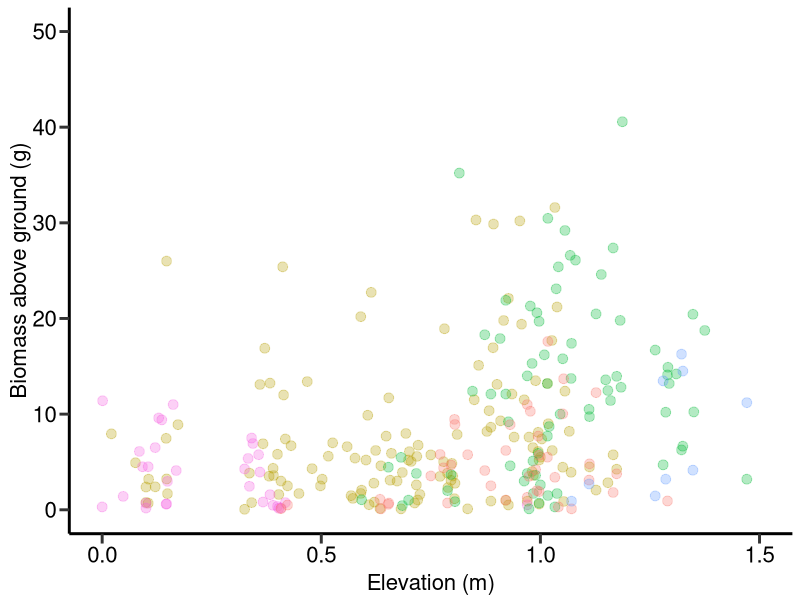
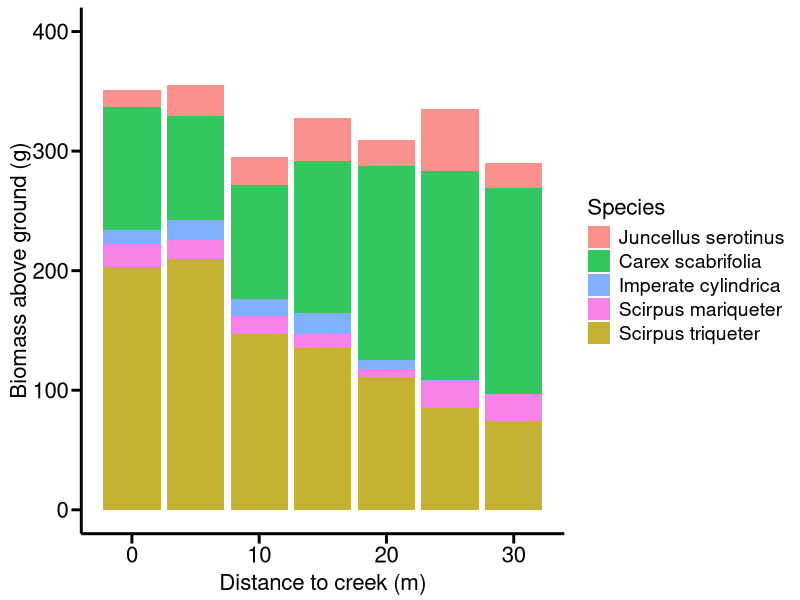
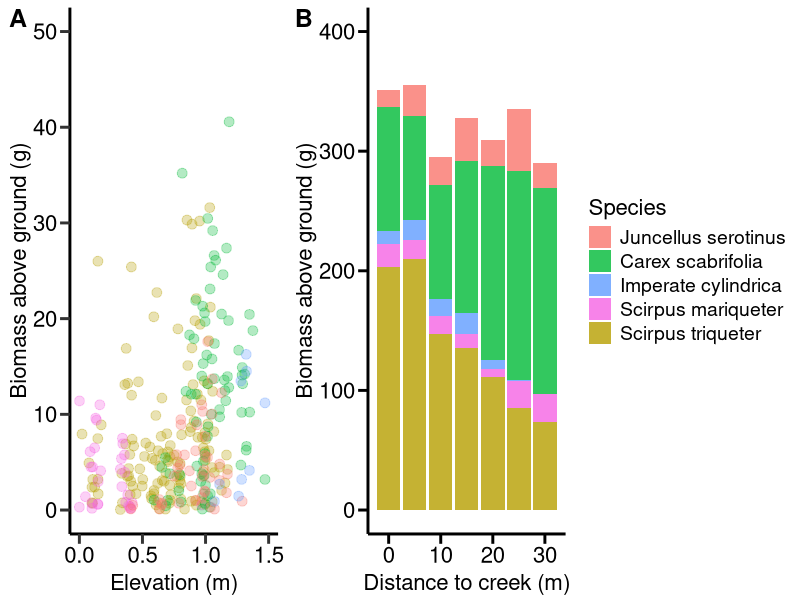

Here is the R script that generated these plots, in order:
rm(list=ls())
# 加载ggplot2包
library(ggplot2)
library(dplyr)
library(ggpubr)

cbPalette = c("#F8766D", "#00BA38", "#619CFF", "#F564E3","#B79F00", "#00BFC4")
textcol = cbPalette
shape_values = c(15:20)
alphadegree = 0.8
FS = 16

mytheme = theme(
  # legend.position = c(0.2, 0.765),       # 将图例放在右上角内侧
  legend.position = "right",       # 将图例放在右边外侧
  legend.title = element_text(size = FS),    # 设置图例标题字体大小
  legend.text = element_text(size = FS-2),
  panel.grid.major=element_line(colour=NA),
  panel.grid.minor = element_blank(),
  panel.background = element_blank(),
  axis.line = element_line(size = 1),    # 修改x轴和y轴的线条粗细
  axis.ticks = element_line(size = 1),   # 修改刻度线的粗细
  axis.ticks.length = unit(0.25, "cm"),
  axis.title.x = element_text(size = FS,vjust = 0.5),
  axis.title.y = element_text(size = FS,vjust = 0.5),
  axis.text.x = element_text(size = FS,color='black'),
  axis.text.y = element_text(size = FS,color='black'),
  strip.text.x = element_text(size = FS,face="bold"),
  strip.text.y = element_text(size = FS,face="bold")
)

# 读取数据
data = read.csv("../Data/PlantData/newdat.csv")
data$Elevation = data$Elevation - min(data$Elevation)
data$Species = factor(data$Species, levels = c("CD","CS","IC","SM","ST","P"),
                      labels = c("Juncellus serotinus","Carex scabrifolia",
                                 "Imperate cylindrica","Scirpus mariqueter",
                                 "Scirpus triqueter","Phragmites australis"))
data_frame <- data %>% filter(Biomass != 0.0)

# Biomass-Elevation
p1 <- ggplot(data_frame, aes(x=Elevation, y=Biomass, group=Species, color= Species)) +
  geom_point(size = 3, alpha = 0.3, show.legend = FALSE) +
  scale_x_continuous(breaks=seq(0, 1.5, by=0.5), limits=c(0, 1.5)) +
  scale_y_continuous(breaks=seq(0, 50, by=10), limits=c(0, 50)) +
  scale_color_manual(values = cbPalette) +  # 设置自定义颜色
  labs(x="Elevation (m)",
       y="Biomass above ground (g)") +
  mytheme
p1

# Biomass-xDistance
summarized_data <- data %>%
  group_by(Species, xDistance) %>%
  summarise(total_biomass = sum(Biomass, na.rm = T), .groups = 'drop')

p2 <- ggplot(summarized_data, aes(x = xDistance, y = total_biomass, fill = Species)) +
  geom_bar(stat = "identity", alpha = alphadegree) +  # 使用柱状图
  scale_y_continuous(breaks=seq(0, 400, by=100), limits=c(0, 400)) +
  # geom_point(size = 2) +     # 添加数据点
  labs(x = "Distance to creek (m)",
       y = "Biomass above ground (g)") +
  theme_minimal() +
  scale_fill_manual(values = cbPalette) +  # 设置自定义颜色
  mytheme
p2

p = ggarrange(p1,p2,
              labels = c("A","B"),
              font.label = list(size = FS+2, face = "bold"), # 设置标签字体样式
              widths = c(1, 1.8),
              heights = c(1))  # 根据需要调整高度

p
ggsave(p, file='Fig2.pdf', width=10, height=4) # 可以指定大小，如宽为12cm，高为10cm，需要指定保存路径
